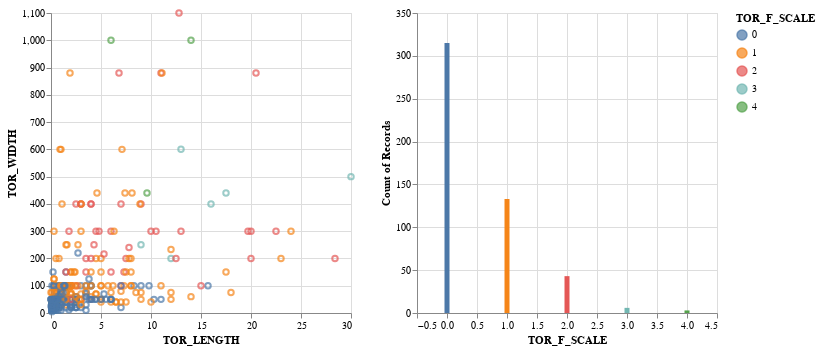

Here is the notebook cell this chart was saved with:
### Code cell
click = alt.selection_multi(encodings=['color'])

scatter = alt.Chart(df).mark_point().encode(
    x='TOR_LENGTH',
    y='TOR_WIDTH',
    color = 'TOR_F_SCALE:N'
).transform_filter(
    click
)

hist = alt.Chart(df).mark_bar().encode(
    x='TOR_F_SCALE',
    y='count()',
    color=alt.condition(click, 'TOR_F_SCALE:N', alt.value('lightgray'))
).add_selection(
    click
)

scatter | hist

### Figure 1 — Vega-Lite specification as saved in the notebook (floating-point values rounded to 4 significant figures; data arrays with more than 128 entries replaced by an {"elided": "..."} marker saying what was removed)
{"config": {"view": {"continuousWidth": 300, "continuousHeight": 300}}, "hconcat": [{"mark": {"type": "point"}, "encoding": {"color": {"field": "TOR_F_SCALE", "type": "nominal"}, "x": {"field": "TOR_LENGTH", "type": "quantitative"}, "y": {"field": "TOR_WIDTH", "type": "quantitative"}}, "transform": [{"filter": {"param": "param_3"}}]}, {"mark": {"type": "bar"}, "encoding": {"color": {"condition": {"param": "param_3", "field": "TOR_F_SCALE", "type": "nominal"}, "value": "lightgray"}, "x": {"field": "TOR_F_SCALE", "type": "quantitative"}, "y": {"aggregate": "count", "type": "quantitative"}}, "name": "view_2"}], "data": {"name": "data-6c67fd6b6ecc4003f549c486195f011b"}, "params": [{"name": "param_3", "select": {"type": "point", "encodings": ["color"]}, "views": ["view_2"]}], "$schema": "https://vega.github.io/schema/vega-lite/v5.6.1.json", "datasets": {"data-6c67fd6b6ecc4003f549c486195f011b": {"elided": "500 records"}}}
